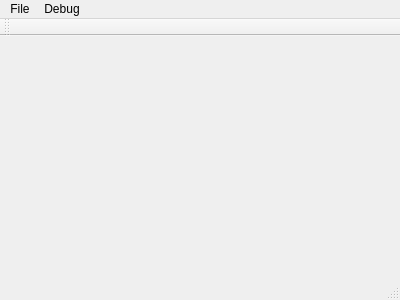
<?xml version="1.0" encoding="UTF-8"?>
<ui version="4.0">
 <class>MainWindow</class>
 <widget class="QMainWindow" name="MainWindow">
  <property name="geometry">
   <rect>
    <x>0</x>
    <y>0</y>
    <width>400</width>
    <height>300</height>
   </rect>
  </property>
  <property name="windowTitle">
   <string>MainWindow</string>
  </property>
  <widget class="QWidget" name="centralWidget"/>
  <widget class="QMenuBar" name="menuBar">
   <property name="geometry">
    <rect>
     <x>0</x>
     <y>0</y>
     <width>400</width>
     <height>22</height>
    </rect>
   </property>
   <widget class="QMenu" name="menuFile">
    <property name="title">
     <string>File</string>
    </property>
   </widget>
   <widget class="QMenu" name="menuDebug">
    <property name="title">
     <string>Debug</string>
    </property>
   </widget>
   <addaction name="menuFile"/>
   <addaction name="menuDebug"/>
  </widget>
  <widget class="QToolBar" name="mainToolBar">
   <attribute name="toolBarArea">
    <enum>TopToolBarArea</enum>
   </attribute>
   <attribute name="toolBarBreak">
    <bool>false</bool>
   </attribute>
  </widget>
  <widget class="QStatusBar" name="statusBar"/>
 </widget>
 <layoutdefault spacing="6" margin="11"/>
 <resources/>
 <connections/>
</ui>
